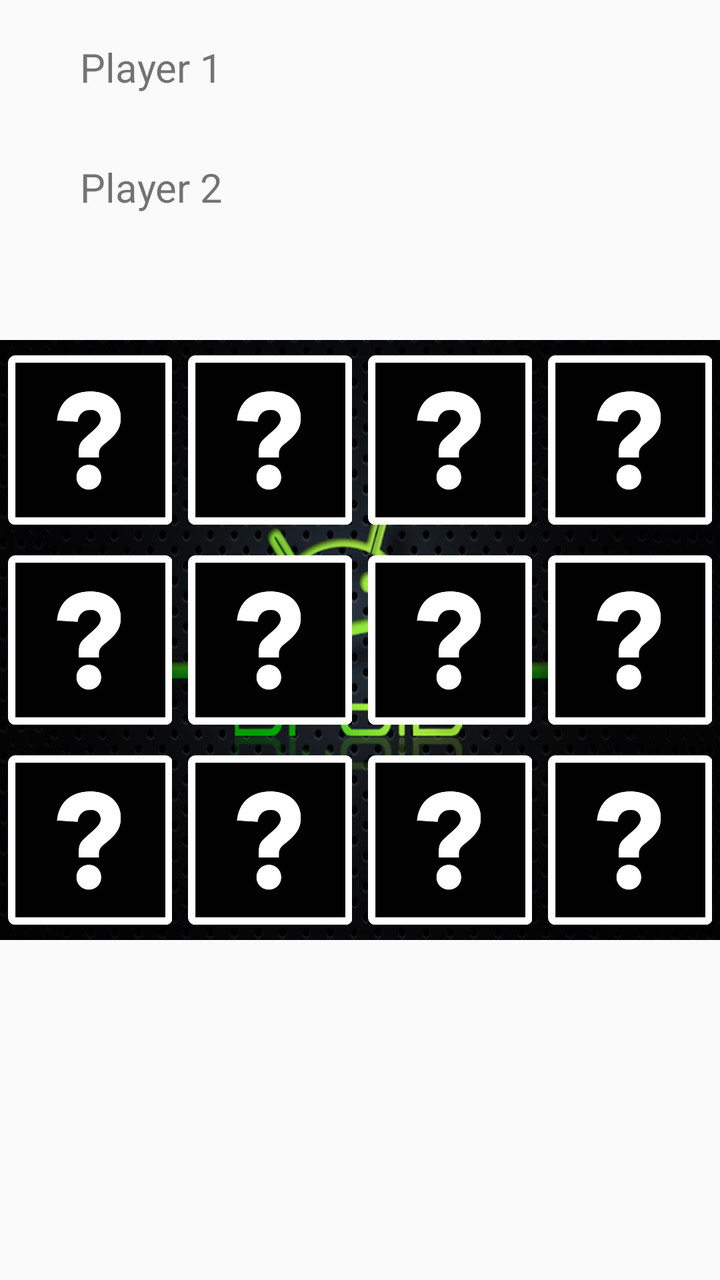
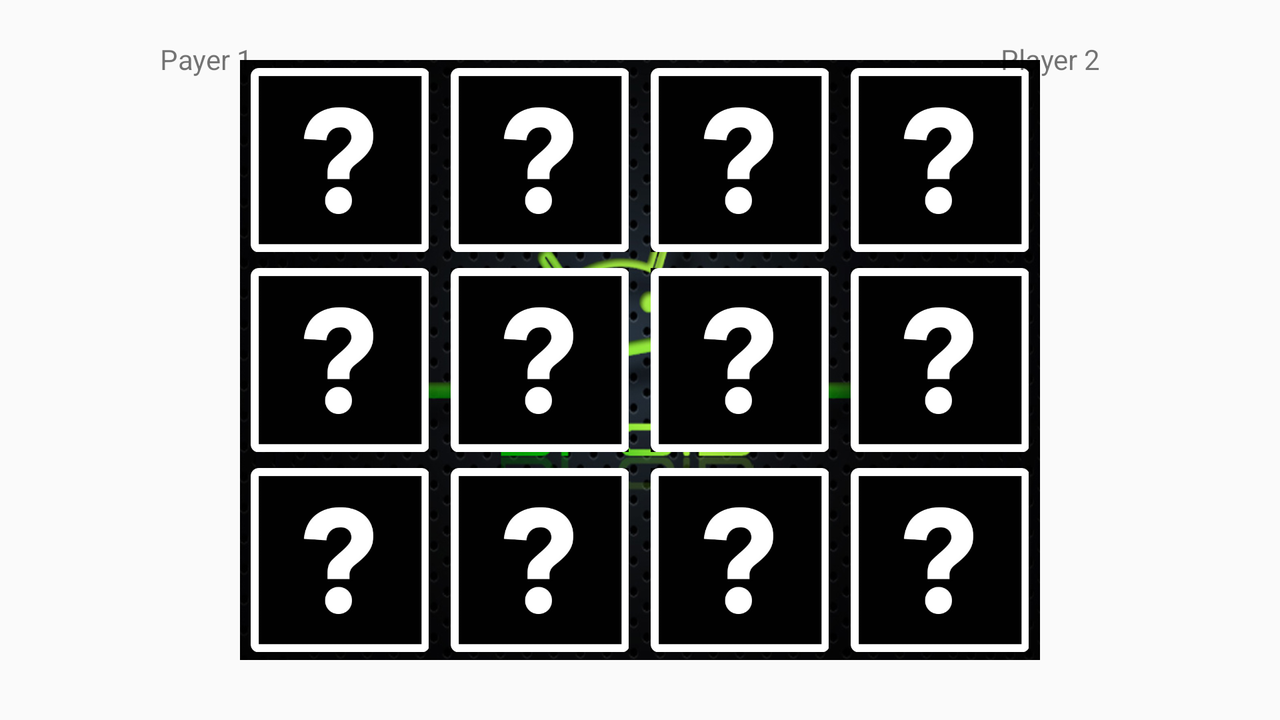

Compare how this app lays out the same screen by default and in its alternative resource folder. The renders come first, then the two layout files and the values they reference.
<!-- AndroidManifest.xml: application theme Theme.AppCompat.DayNight.NoActionBar -->
<!-- res/layout/activity_memorie.xml -->
<?xml version="1.0" encoding="utf-8"?>
<RelativeLayout
    xmlns:android="http://schemas.android.com/apk/res/android"
    xmlns:app="http://schemas.android.com/apk/res-auto"
    xmlns:tools="http://schemas.android.com/tools"
    android:layout_width="match_parent"
    android:layout_height="match_parent"
    tools:context=".MemorieActivity"
    android:id="@+id/relativLayout1">


    <include
        android:id="@+id/include"
        layout="@layout/images"
        android:layout_width="562dp"
        android:layout_height="300dp"
        android:layout_centerVertical="true"
        tools:layout_editor_absoluteX="2dp"
        tools:layout_editor_absoluteY="299dp"
        />

    <TextView
        android:id="@+id/textView1"
        android:layout_width="1000dp"
        android:textSize="20dp"
        android:layout_height="wrap_content"
        android:layout_marginLeft="40dp"
        android:layout_marginTop="20dp"
        android:text="Player 1" />

    <TextView
        android:id="@+id/textView2"
        android:layout_width="1000dp"
        android:textSize="20dp"
        android:layout_height="wrap_content"
        android:layout_marginLeft="40dp"
        android:layout_marginTop="80dp"
        android:text="Player 2" />
</RelativeLayout>
<!-- res/layout/images.xml (included above) -->
<?xml version="1.0" encoding="utf-8"?>
<LinearLayout
    xmlns:android="http://schemas.android.com/apk/res/android"
    android:orientation="vertical"
    android:layout_width="match_parent"
    android:layout_height="match_parent"
    android:weightSum="3"
    android:background="@drawable/andi4"
    android:id="@+id/linearimage">


    <LinearLayout

        android:layout_width="match_parent"
        android:weightSum="4"
        android:orientation="horizontal"
        android:layout_height="match_parent"
        android:layout_weight="1">



        <ImageView
            android:id="@+id/_11"
            android:layout_width="match_parent"
            android:layout_height="match_parent"
            android:layout_weight="1"
            android:padding="4dp"
            android:scaleType="centerInside"
            android:src="@drawable/fz12" />


        <ImageView
            android:src="@drawable/fz12"
            android:layout_weight="1"
            android:id="@+id/_12"
            android:scaleType="centerInside"
            android:layout_width="match_parent"
            android:layout_height="match_parent"
            android:padding="4dp"/>

        <ImageView
            android:src="@drawable/fz12"
            android:layout_weight="1"
            android:id="@+id/_13"
            android:scaleType="centerInside"
            android:layout_width="match_parent"
            android:layout_height="match_parent"
            android:padding="4dp"/>

        <ImageView
            android:src="@drawable/fz12"
            android:layout_weight="1"
            android:id="@+id/_14"
            android:scaleType="centerInside"
            android:layout_width="match_parent"
            android:layout_height="match_parent"
            android:padding="4dp"/>


    </LinearLayout>
    <LinearLayout
        android:layout_width="match_parent"
        android:weightSum="4"
        android:orientation="horizontal"
        android:layout_height="match_parent"
        android:layout_weight="1">


        <ImageView
            android:src="@drawable/fz12"
            android:layout_weight="1"
            android:id="@+id/_21"
            android:scaleType="centerInside"
            android:layout_width="match_parent"
            android:layout_height="match_parent"
            android:padding="4dp"/>


        <ImageView
            android:src="@drawable/fz12"
            android:layout_weight="1"
            android:id="@+id/_22"
            android:scaleType="centerInside"
            android:layout_width="match_parent"
            android:layout_height="match_parent"
            android:padding="4dp"/>

        <ImageView
            android:src="@drawable/fz12"
            android:layout_weight="1"
            android:id="@+id/_23"
            android:scaleType="centerInside"
            android:layout_width="match_parent"
            android:layout_height="match_parent"
            android:padding="4dp"/>

        <ImageView
            android:src="@drawable/fz12"
            android:layout_weight="1"
            android:id="@+id/_24"
            android:scaleType="centerInside"
            android:layout_width="match_parent"
            android:layout_height="match_parent"
            android:padding="4dp"/>


    </LinearLayout>

    <LinearLayout
        android:layout_width="match_parent"
        android:weightSum="4"
        android:orientation="horizontal"
        android:layout_height="match_parent"
        android:layout_weight="1">


        <ImageView
            android:id="@+id/_31"
            android:layout_width="match_parent"
            android:layout_height="match_parent"
            android:layout_weight="1"
            android:scaleType="centerInside"
            android:src="@drawable/fz12"
            android:padding="4dp"/>

        <ImageView
            android:src="@drawable/fz12"
            android:layout_weight="1"
            android:id="@+id/_32"
            android:scaleType="centerInside"
            android:layout_width="match_parent"
            android:layout_height="match_parent"
            android:padding="4dp"/>

        <ImageView
            android:src="@drawable/fz12"
            android:layout_weight="1"
            android:id="@+id/_33"
            android:scaleType="centerInside"
            android:layout_width="match_parent"
            android:layout_height="match_parent"
            android:padding="4dp"/>

        <ImageView
            android:src="@drawable/fz12"
            android:layout_weight="1"
            android:id="@+id/_34"
            android:scaleType="centerInside"
            android:layout_width="match_parent"
            android:layout_height="match_parent"
            android:padding="4dp"/>



    </LinearLayout>


</LinearLayout>
<!-- resources referenced by this layout -->
<resources>
  <!-- drawable andi4: png bitmap (drawable, 711390 bytes) -->
  <!-- drawable fz12: png bitmap (drawable, 8737 bytes) -->
</resources>
<!-- res/layout-land/activity_memorie.xml (the repository's variant of the layout above) -->
<!-- drawn on the phone turned sideways -->
<?xml version="1.0" encoding="utf-8"?>
<RelativeLayout
    xmlns:android="http://schemas.android.com/apk/res/android"
    xmlns:app="http://schemas.android.com/apk/res-auto"
    xmlns:tools="http://schemas.android.com/tools"
    android:layout_width="match_parent"
    android:layout_height="match_parent"
    tools:context=".MemorieActivity"
    android:id="@+id/relativLayout1">


    <include
        android:id="@+id/include"
        layout="@layout/images"
        android:layout_width="400dp"
        android:layout_height="300dp"
        tools:layout_editor_absoluteX="2dp"
        tools:layout_editor_absoluteY="299dp"
        android:layout_centerVertical="true"
        android:layout_centerHorizontal="true"
        />

    <TextView
        android:id="@+id/textView1"
        android:layout_width="wrap_content"
        android:layout_height="wrap_content"
        android:layout_marginLeft="80dp"
        android:layout_marginTop="20dp"
        android:text="Payer 1" />

    <TextView
        android:id="@+id/textView2"
        android:layout_width="wrap_content"
        android:layout_height="wrap_content"
        android:layout_marginTop="20dp"
        android:layout_marginHorizontal="500dp"
        android:gravity="center"
        android:text="Player 2" />
</RelativeLayout>
